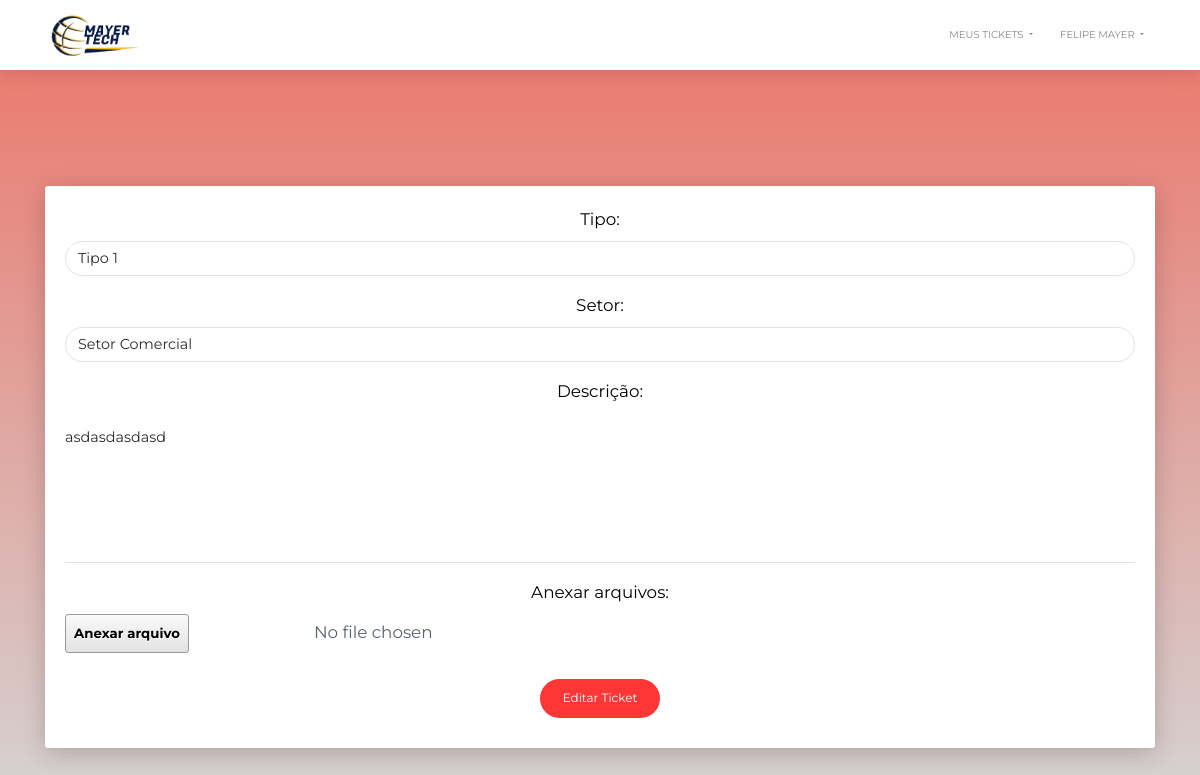
The page /EditTicket/27 (signed in) on the database its author committed.
### account/models.py (models this page shows, shortened)
class Account(AbstractBaseUser):
    username = None
    email = models.EmailField(verbose_name='email', max_length=60, unique=True)
    first_name = models.CharField(verbose_name='first name', max_length=30)
    last_name = models.CharField(verbose_name='last name', max_length=30)
    date_joined = models.DateTimeField(verbose_name='date joined', auto_now_add=True)
    last_login = models.DateTimeField(verbose_name='last login', auto_now=True)
    is_admin = models.BooleanField(default=False)
    is_active = models.BooleanField(default=True)
    is_staff = models.BooleanField(default=False)
    is_superuser = models.BooleanField(default=False)
    objects = MyAccountManager()
    USERNAME_FIELD = 'email'
    REQUIRED_FIELDS = ['first_name', 'last_name', ]

### home/models.py (models this page shows)
class Tickets(models.Model):
    def user_directory_path(instance, filename):
        return 'user_{0}/{1}'.format(instance.user.id, filename)
    CHOICES = (
        ('Em andamento', 'Em andamento'),
        ('Finalizado', 'Finalizado'),
        ('Pendente', 'Pendente'),
        )
    tipo = models.ForeignKey(TipoTicket, null=True, on_delete=models.CASCADE)
    setor = models.ForeignKey(SetorTicket, null=True, on_delete=models.CASCADE)
    criado_em = models.DateTimeField(auto_now=True)
    criado_por = models.ForeignKey(settings.AUTH_USER_MODEL, on_delete=models.CASCADE, null=True)
    status = models.CharField(max_length=30, choices=CHOICES, default='Pendente')
    descrição = models.TextField(null=True)
    finalizado_em = models.DateTimeField(auto_now_add=True)
    imagem = models.FileField(upload_to=user_directory_path , max_length=5000,
    null=True, blank=True)
    is_active = models.BooleanField(default=True)

### home/views.py (the view, shortened to what this page needs)
# urls.py: path('EditTicket/<int:id>', views.editTicket, name='editticket'),
@login_required
def editTicket(request, id):
    ticket = Tickets.objects.filter(id=id).first()
    form = EditTicket(instance=ticket)
    context = {'user' : request.user,
               'form' : form }
    return render(request, 'templates/editticket.html', context)

### home/forms.py
class EditTicket(forms.ModelForm):
    class Meta:
        model = Tickets
        exclude = ['criado_por', 'status', 'is_active']
    def __init__(self, *args, **kwargs):
        super(EditTicket, self).__init__(*args, **kwargs)
        self.fields['tipo'].widget.attrs.update({'class': 'form-control',
            'placeholder': '...'})
        self.fields['setor'].widget.attrs.update({'class': 'form-control',
            'placeholder': '...'})
        self.fields['descrição'].widget.attrs.update({'class': 'form-control',
             'placeholder': 'Qual o assunto do seu ticket ?', 'rows':'5',})
        self.fields['imagem'].widget.attrs.update({'class': 'custom-file-input', 'multiple': True})
        self.fields['imagem'].label = "Anexar arquivos"

### home/models.py (called while the page is built)
    def __str__(self):
        return self.nome

    def __str__(self):
        return self.nome

### home/static/templates/editticket.html (shortened to what this page needs)
{% extends 'templates/base.html' %}
{% block content %}
<div class="card">
    <div class="card-body">
      <form method="POST" enctype="multipart/form-data">
        {{form.as_p}}
        <button type="button" id="form" class="btn btn-danger btn-round">Editar Ticket</button>
        </form>
    </div>
</div>
{% endblock content %}

### home/static/templates/base.html (shortened to what this page needs)
{% load static %}
<!doctype html>
<html lang="en">
  <head>
  <link rel="stylesheet" href="https://use.fontawesome.com/releases/v5.7.1/css/all.css">
  <link href="https://cdn.jsdelivr.net/npm/bootstrap@5.0.0-beta1/dist/css/bootstrap.min.css" rel="stylesheet">
  <link href="{% static '/assets/css/bootstrap.min.css' %}" rel="stylesheet" />
  <link href="{% static '/assets/css/now-ui-kit.css' %}" rel="stylesheet" />
  <link href="{% static '/assets/css/now-ui-kit.map' %}" rel="stylesheet" />
  <link href="{% static '/assets/demo/demo.css' %}" rel="stylesheet" >
</head>
<body>
<div class="page-header clear-filter" filter-color="orange">
  <nav class="navbar navbar-expand-lg bg-white">
  <div class="container">
    <div class="logo" style="">
      <img src="{% static '/assets/img/new_logo.png' %}" width="100" height="50">
    </div>
    <div class="form-inline ml-auto" id="navbarNavDropdown">
      <ul class="navbar-nav">
        <li class="nav-item dropdown">
          <a class="nav-link dropdown-toggle" href="#" id="navbarDropdownMenuLink" data-toggle="dropdown" aria-haspopup="true" aria-expanded="false">
            Meus Tickets
          </a>
        </li>
        <li class="nav-item dropdown">
          <a class="nav-link dropdown-toggle" href="#" id="navbarDropdownMenuLink" data-toggle="dropdown" aria-haspopup="true" aria-expanded="false">
            {{user.first_name}} {{user.last_name}}
          </a>
        </li>
      </ul>
    </div>
  </div>
  </nav>
<div class="container">
{% block content %}
{% endblock content %}
</div>
  </div>
</body>
</html>

### rows shown on the page
Account: first_name "FELIPE", last_name "MAYER"
Tickets: tipo "Tipo 1", setor "Setor Comercial", descrição "asdasdasdasd"
